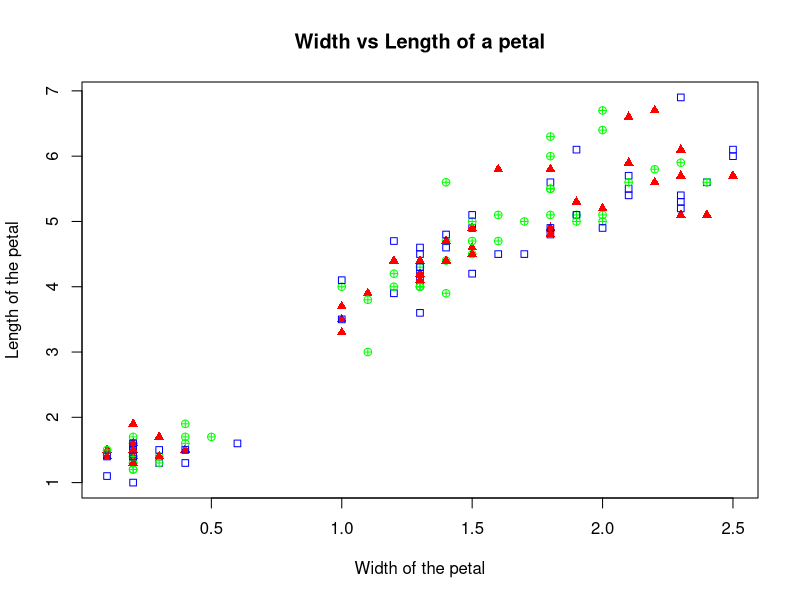
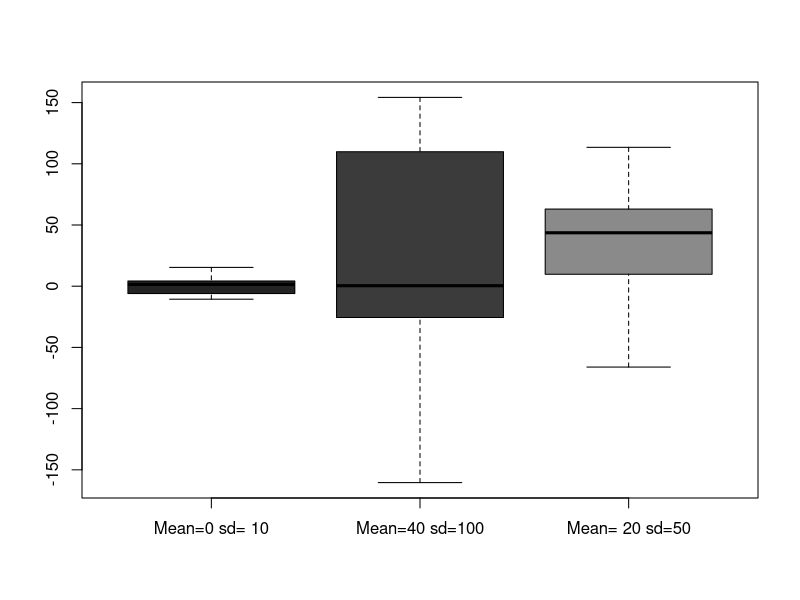
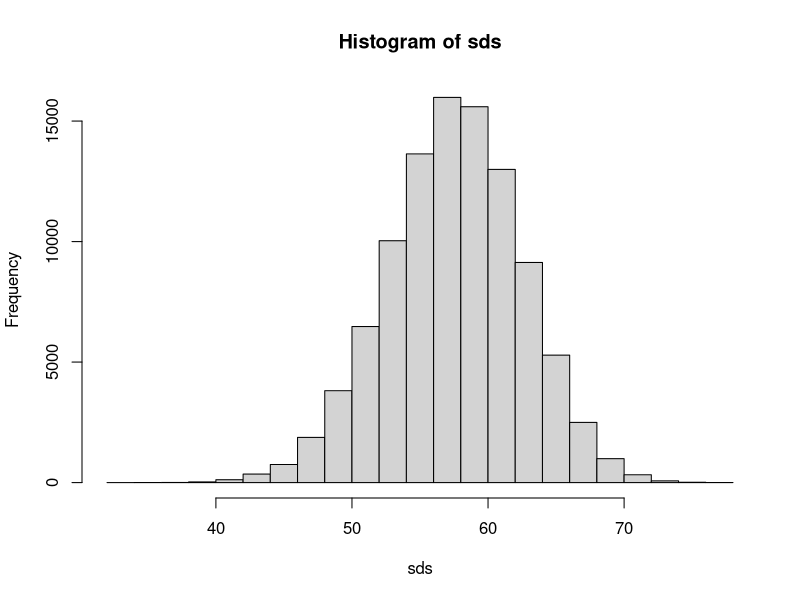
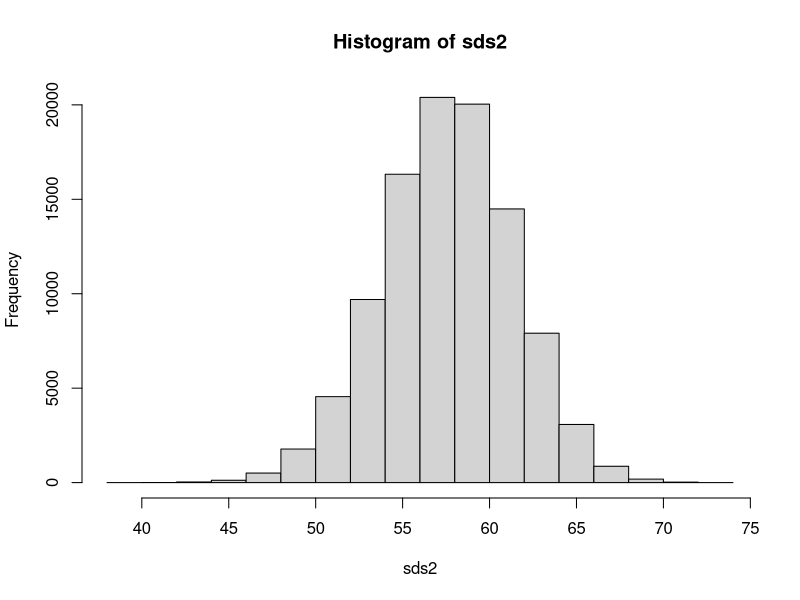
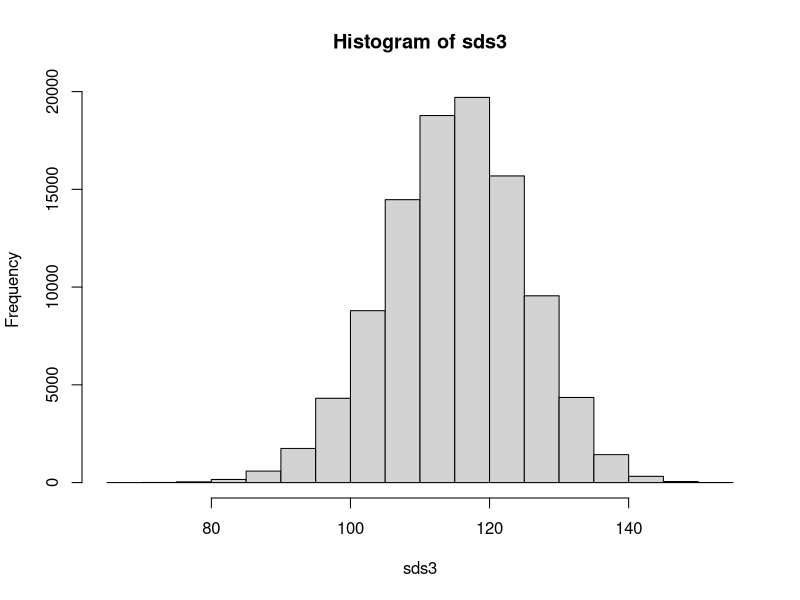
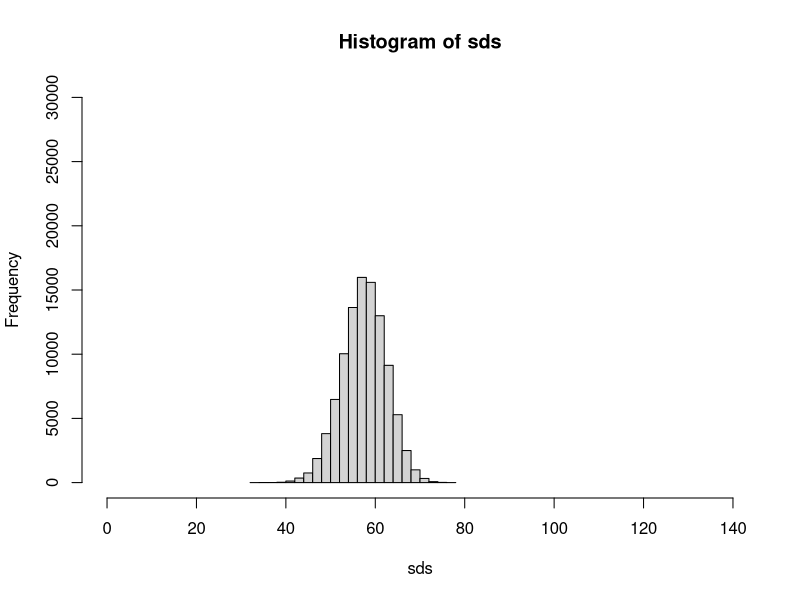
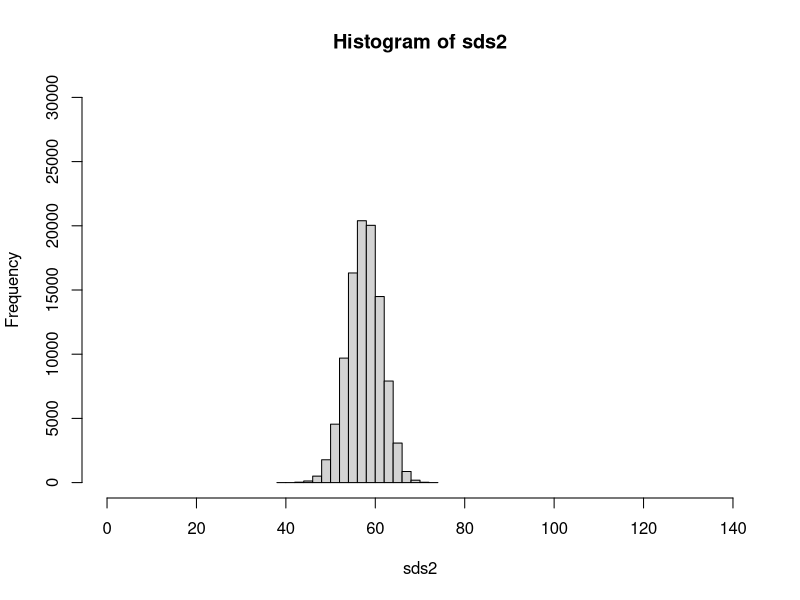
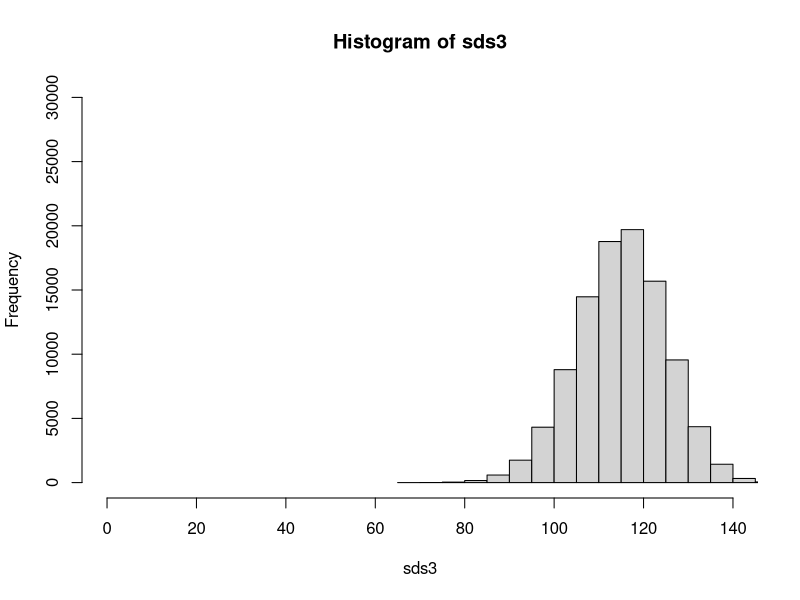

Write the R code that produced these figures, in order.
## ---- chunk 1
attach(iris)

plot(Petal.Width,Petal.Length,col=c("red","blue","green"),pch=c(17,22,10),xlab = "Width of the petal",ylab= "Length of the petal", title(main ="Width vs Length of a petal"))

detach(iris)
## ---- chunk 2
a <- rnorm(10,0,10)
b <- rnorm(20,40,100)
c <- rnorm(15,20,50)

boxplot(a,b,c, col = c("gray14","gray23","gray54"), names = c("Mean=0 sd= 10","Mean=40 sd=100","Mean= 20 sd=50"), bty='n')


## ---- chunk 3
sample_size <- 30
sds <- rep(0,10e4)
for (i in 1:length(sds)){
  temp_sample <- runif(n=sample_size,min=100, max=300)
  sds[i] <- sd(temp_sample)
}
hist(sds)


## ---- chunk 4
sample_size <- 50
sds2 <- rep(0,10e4)
for (i in 1:length(sds2)){
  temp_sample <- runif(n=sample_size,min=100, max=300)
  sds2[i] <- sd(temp_sample)
}
hist(sds2)
## ---- chunk 5
sample_size <- 30
sds3 <- rep(0,10e4)
for (i in 1:length(sds3)){
  temp_sample <- runif(n=sample_size,min=100, max=500)
  sds3[i] <- sd(temp_sample)
}
hist(sds3)
## ---- chunk 6
hist(sds,ylim = c(0,30000), xlim = c(0,140))
hist(sds2,ylim = c(0,30000),xlim = c(0,140))
hist(sds3,ylim = c(0,30000),xlim =c(0,140))



## ---- chunk 7
  sample_size <- 30
lns <- rep(0,30)
for (i in 1:length(lns)){
  temp_sample <- rnorm(30,0,10)
  lns[i] <- log(temp_sample)
}
hist(lns)
